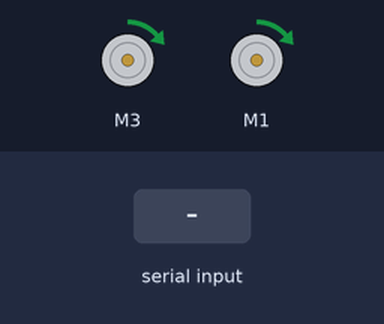
A sketch run on a simulated Arduino Uno, built with avr-gcc and run on an emulated ATmega328P. On the bench: 2 × DC motor (green arrow = forward, orange = backward, longer = faster). The inputs (shaded band) are chosen by the test bench.

Above: at 1.2 s.
1.3 s: byte 1 (1) received over Serial
2.8 s: byte 2 (2) received over Serial
4.3 s: byte 3 (3) received over Serial
Timing chart, 0 to 7.3 s (numbered marks = the images above; inputs shaded):
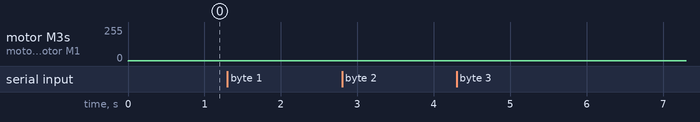

The sketch:

DcMotor.ino
```cpp
#include <Wire.h>
#include <Adafruit_MotorShield.h>
#include "utility/Adafruit_PWMServoDriver.h"

Adafruit_MotorShield AFMS = Adafruit_MotorShield();
Adafruit_DCMotor *right = AFMS.getMotor(1);
Adafruit_DCMotor *left = AFMS.getMotor(3);

boolean received = false;

void setup() {
  Serial.begin(230400);
  AFMS.begin();
  stop();
}

void speed(int l, int r){
  left->setSpeed(l);
  left->run(FORWARD);
  right->setSpeed(r);
  right->run(FORWARD);
}

void stop(){
  left->setSpeed(1);
  right->setSpeed(1);
  left->run(FORWARD);
  right->run(FORWARD);
}

void loop() {
  int incoming = 0;

  while(Serial.available() > 0){
    incoming = Serial.read();
    received = true;
  }

  if(received ){
    if(incoming == 1){
      speed(20,50);
    }else if(incoming == 2){
      speed(50,20);
    }else if(incoming == 3){
      speed(70,70);
    }else{
      stop();
    }
  }
}
```
